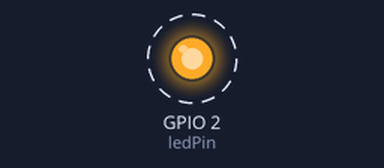
The sketch below on a simulated ESP32. Parts: output pins drawn as LEDs (lit = HIGH). Dashed ring = blinking. What the sketch prints to the serial monitor is not drawn.

Above: at 0.05 s.
Timing chart, 0 to 3.0 s (numbered marks = the images above):
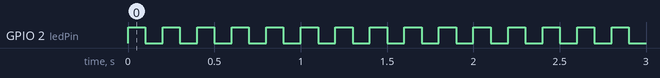

Measured:
- by itself, GPIO 2 (ledPin): alternates HIGH for 0.10 s and LOW for 0.10 s
- by itself, everything shown: repeats every 0.60 s, in 4 steps

The sketch:

test.ino
```cpp
// Visual Micro is in vMicro>General>Tutorial Mode
//
/*
    Name:       test.ino
    Created:	8/02/2021 10:28:06
    Author:     LAPTOP-GTQ9A07G\Stan
*/

// Define User Types below here or use a .h file
//


// Define Function Prototypes that use User Types below here or use a .h file
//


// Define Functions below here or use other .ino or cpp files
//

// The setup() function runs once each time the micro-controller starts
int ledPin = 2;

void setup() {
	pinMode(ledPin, OUTPUT);
	Serial.begin(115200);
	//Christophe
	//2de test
}


void loop() {
	Serial.print("Hello");
	digitalWrite(ledPin, HIGH);
	delay(100);

	Serial.print("World");
	digitalWrite(ledPin, LOW);
	delay(100);
}
```
